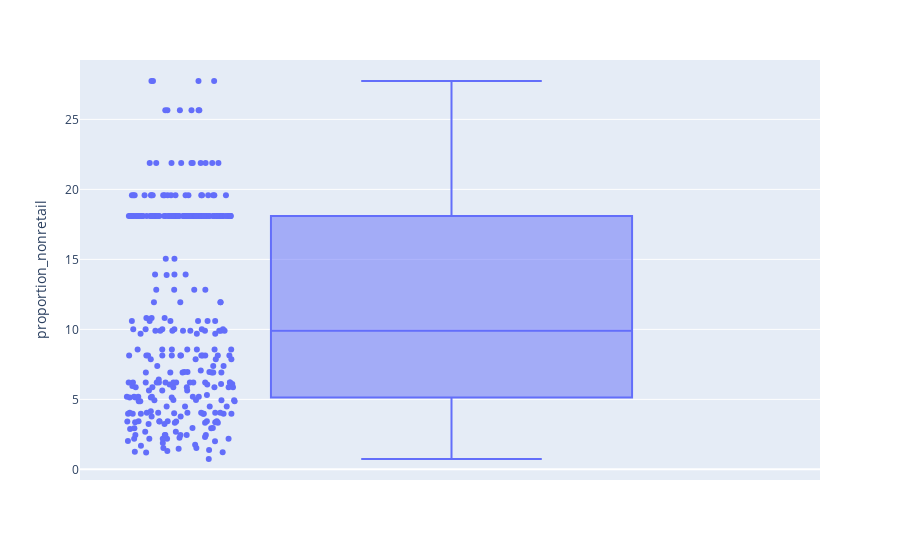

The cell this chart's notebook holds for it:
### Markdown cell above
#### proportion_nonretail variable

### Code cell
fig = px.box(df_num, y="proportion_nonretail", points='all')
fig.show()

### Figure 1 — Plotly figure (JSON) as saved in the notebook; plotly's stock layout.template omitted (floating-point values rounded to 4 significant figures; data arrays with more than 128 entries replaced by an {"elided": "..."} marker saying what was removed)
{"data": [{"alignmentgroup": "True", "boxpoints": "all", "hovertemplate": "proportion_nonretail=%{y}<extra></extra>", "legendgroup": "", "marker": {"color": "#636efa"}, "name": "", "notched": false, "offsetgroup": "", "orientation": "v", "showlegend": false, "type": "box", "x0": " ", "xaxis": "x", "y": {"elided": "320 float values"}, "y0": " ", "yaxis": "y"}], "layout": {"boxmode": "group", "legend": {"tracegroupgap": 0}, "margin": {"t": 60}, "xaxis": {"anchor": "y", "domain": [0, 1]}, "yaxis": {"anchor": "x", "domain": [0, 1], "title": {"text": "proportion_nonretail"}}}}
